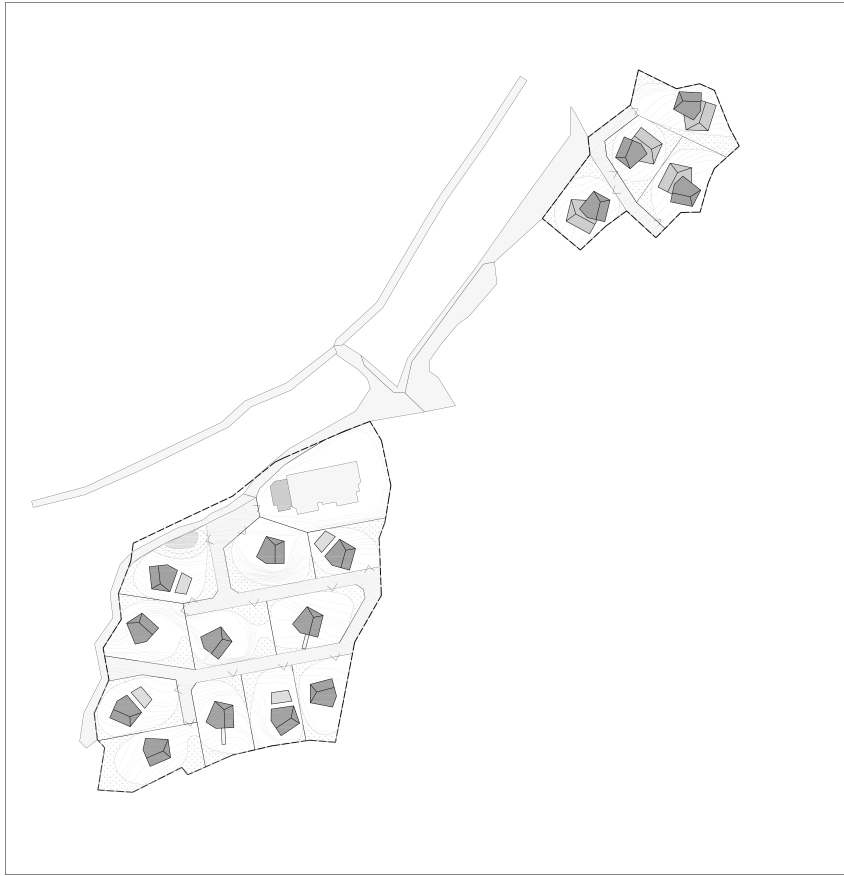
#> input picture _keymap_tools/src.png, 4220 x 4380 px, given in place of w.png, which was not available (shown at 1/5 size)
$ python sea.py .
#> lines starting #> are read from the running program, lines starting #| are printed output that depends on the picture; after the words box and inside, x2 and y2 are one past the last pixel; in counts of white or black regions, pixels touching at a corner belong together; long printed decimals are rounded; pictures that were not available may be replaced by others from this repository, and a replacement may not be noted
import sys,base64,io,numpy as np
from PIL import Image,ImageDraw
from scipy import ndimage as nd
S=sys.argv[1];rng=np.random.default_rng(11)
H,W=4962,4530
w=np.array(Image.open(S+'/w.png').convert('L')).copy()
w[:110,:1400]=255
wh=w>=250
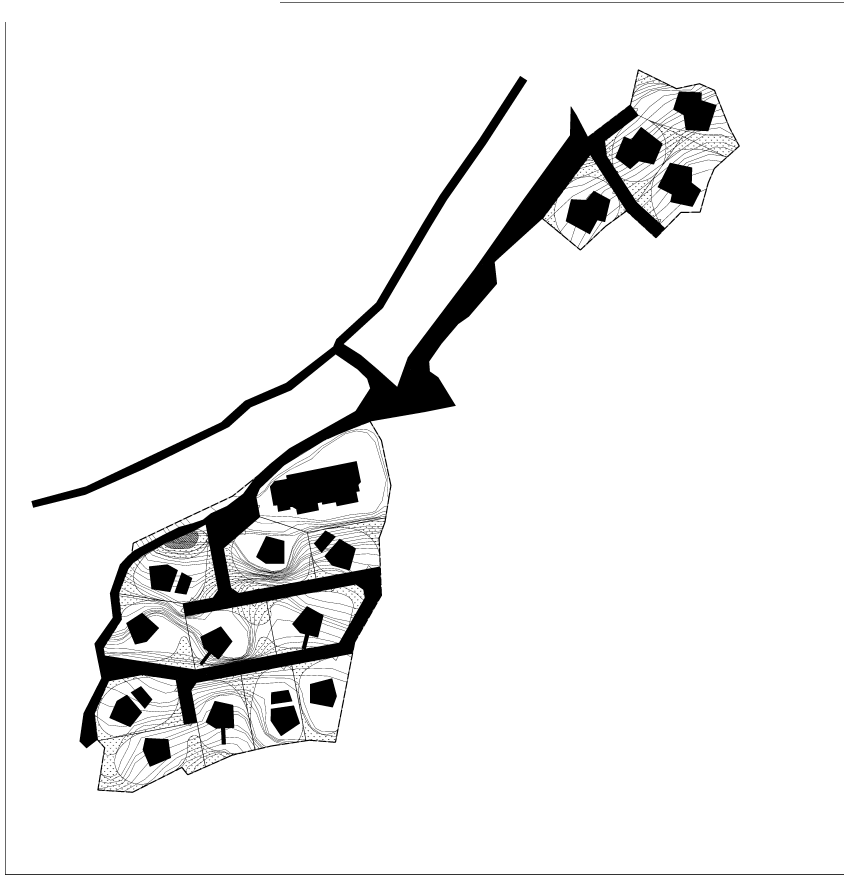
#> wh: shape (4380, 4220) bool (shown at 1/5 size); 92.2% white; 384 black regions (144 under 20 px), largest, box (x1, y1, x2, y2) and area: (157, 346, 3699, 3964) 1268271, (1349, 2305, 1805, 2573) 81113, (25, 110, 4220, 4375) 29562
lab,_=nd.label(wh);seed=lab[1200,1000];mw=lab==seed
#> after `lab, _ = nd.label(wh)`:
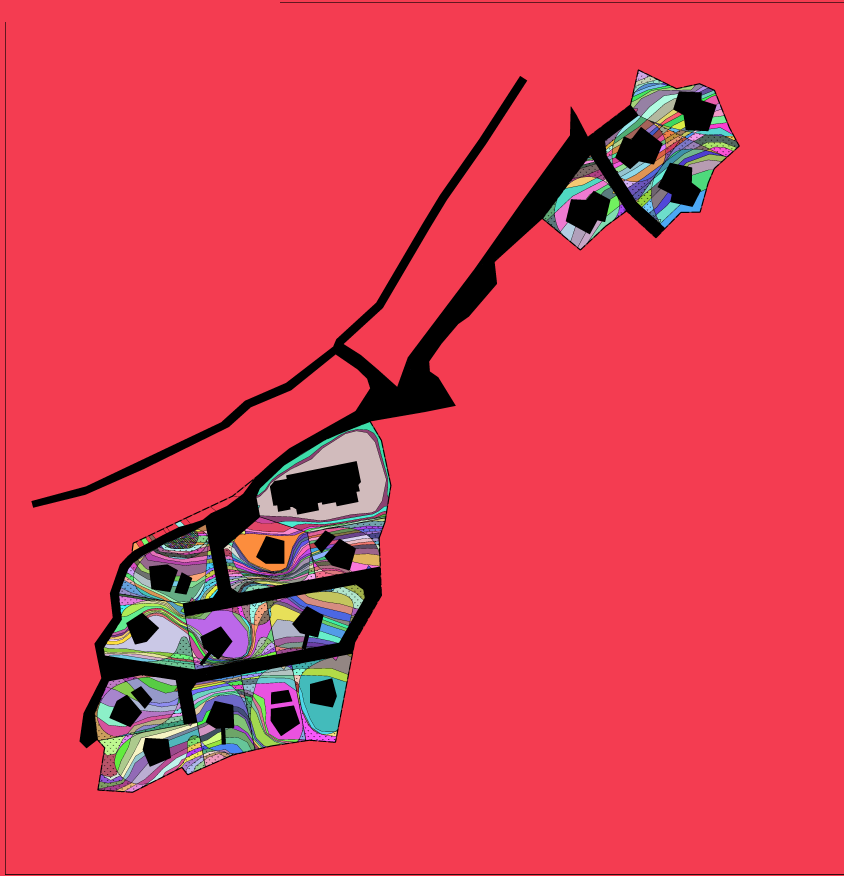
#> lab: shape (4380, 4220) int32 (shown at 1/5 size); 1655 distinct labels, from 0 to 1654; one colour per label, 0 black
#> after `seed = lab[1200, 1000]`: seed = 1
#> after `mw = lab == seed`: mw: shape (4380, 4220) bool; 85.1% white; 20 black regions (12 under 20 px), largest, box (x1, y1, x2, y2) and area: (157, 346, 3699, 3964) 2718480, (25, 110, 4220, 4375) 29562, (1400, 11, 4220, 14) 8460
print('seed',seed,'frac',mw.mean())
#| seed 1 frac 0.8508
mw[:130,2080:]=False
#> mw: shape (4380, 4220) bool; 83.6% white; 20 black regions (12 under 20 px), largest, box (x1, y1, x2, y2) and area: (157, 346, 3699, 3964) 2718480, (1400, 0, 4220, 130) 280240, (25, 110, 4220, 4375) 29562
mw[:,:6]=mw[:,6:7];mw[:4,:]=mw[4:5,:]
m=np.array(Image.fromarray((mw*255).astype(np.uint8)).resize((W,H),Image.NEAREST))>0
#> m: shape (4962, 4530) bool; 83.6% white; 20 black regions (11 under 20 px), largest, box (x1, y1, x2, y2) and area: (169, 392, 3971, 4491) 3305943, (1503, 0, 4530, 147) 340579, (27, 125, 4530, 4956) 32492
m=nd.binary_opening(m,iterations=3);m=nd.binary_erosion(m,iterations=5)
#> after `m = nd.binary_opening(m, iterations=3)`: m: shape (4962, 4530) bool; 83.5% white; 5 black regions (2 under 20 px), largest, box (x1, y1, x2, y2) and area: (169, 392, 3971, 4491) 3310461, (1503, 0, 4530, 150) 340603, (27, 125, 4530, 4962) 59507
#> after `m = nd.binary_erosion(m, iterations=5)`: m: shape (4962, 4530) bool; 82.4% white; 2 black regions, box (x1, y1, x2, y2) and area: (164, 387, 3976, 4496) 3410407, (0, 0, 4530, 4962) 550402
# coast distance: only from the land side (not image borders)
land=np.array(Image.fromarray(((w<250)*255).astype(np.uint8)).resize((W,H),Image.NEAREST))>0
#> land: shape (4962, 4530) bool; 7.8% white; 384 white regions (33 under 20 px), largest, box (x1, y1, x2, y2) and area: (169, 392, 3971, 4491) 1542472, (1448, 2611, 1938, 2915) 98660, (27, 125, 4530, 4956) 32492
land[:170,:2120]=False
#> land: shape (4962, 4530) bool; 7.8% white; 384 white regions (33 under 20 px), largest, box (x1, y1, x2, y2) and area: (169, 392, 3971, 4491) 1542472, (1448, 2611, 1938, 2915) 98660, (27, 170, 4530, 4956) 32357
dist=nd.distance_transform_edt(~land)
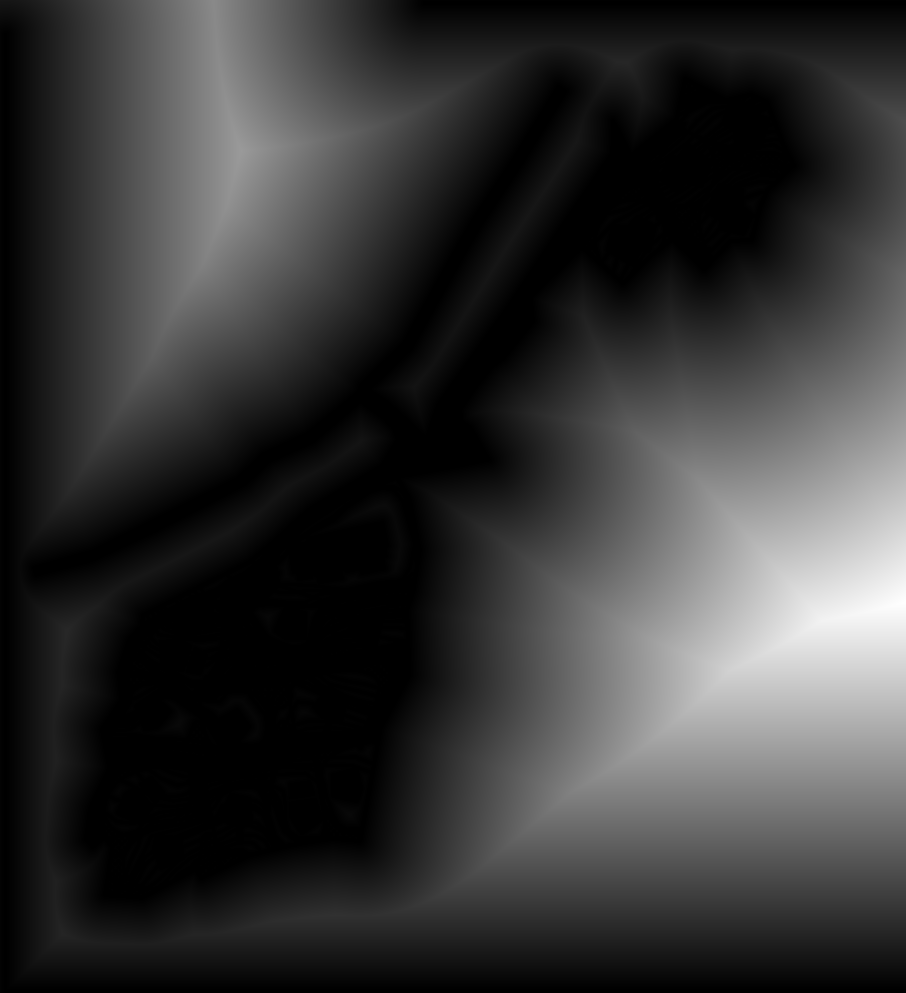
#> dist: shape (4962, 4530) float64 (shown at 1/5 size); min 0, max 1942.4, mean 417.4; drawn with min black and max white
img=Image.new('RGBA',(W,H),(232,238,241,255));d=ImageDraw.Draw(img)
#> after `img = Image.new('RGBA', (W, H), (232, 238, 241, 255))`:
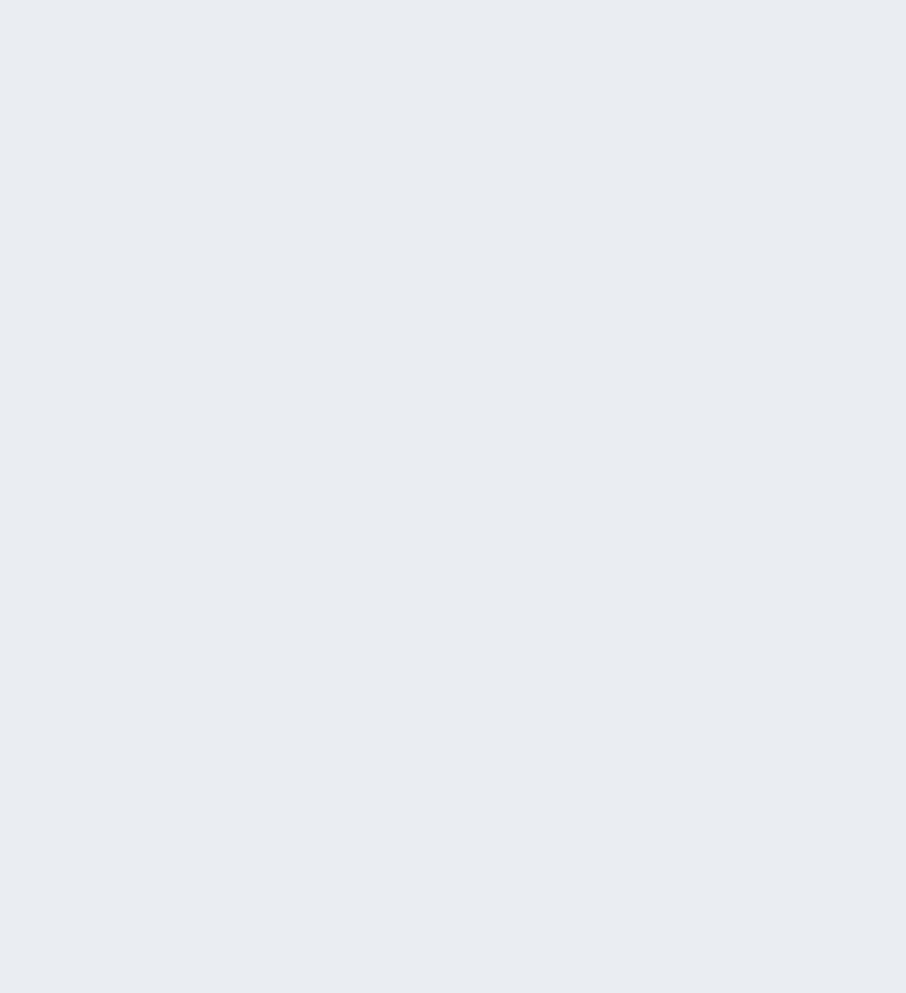
#> img: PIL image 4530x4962 RGBA (shown at 1/5 size); mean R, G, B, A 232, 238, 241, 255
# soft deepening away from coast
t=np.clip(dist/900,0,1);base=np.stack([232-10*t,238-7*t,241-4*t,np.full_like(t,255)],-1).astype(np.uint8)
#> after `t = np.clip(dist / 900, 0, 1)`:
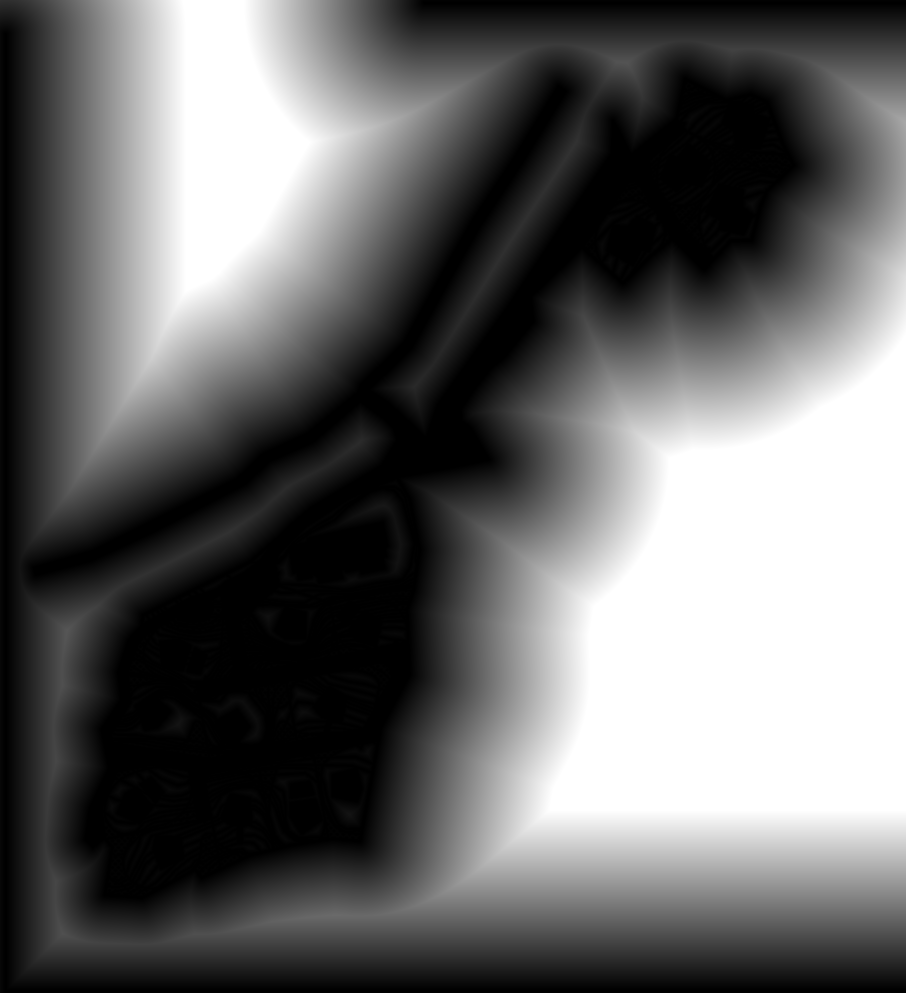
#> t: shape (4962, 4530) float64 (shown at 1/5 size); min 0, max 1, mean 0.408
#> (the run stopped early here; a loop or call above may not have finished)
